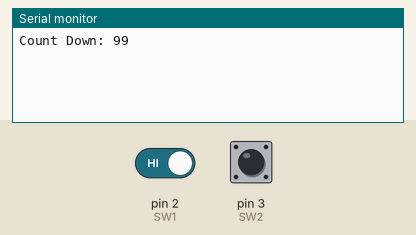
Recording of a sketch running on a simulated Arduino Uno, built with avr-gcc and run on an emulated ATmega328P. Shown: the last lines printed to the serial monitor. The inputs (shaded band) are chosen by the test bench; at power-on: pin 3 (SW2) LOW, pin 2 (SW1) HIGH.

Above: at 1.2 s.
1.3 s: pin 3 (SW2) pulled HIGH for 0.15 s
At 2.4 s:
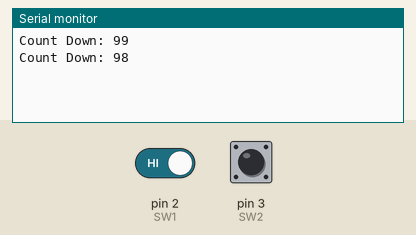
2.9 s: pin 3 (SW2) pulled HIGH for 1 s
At 4.8 s:
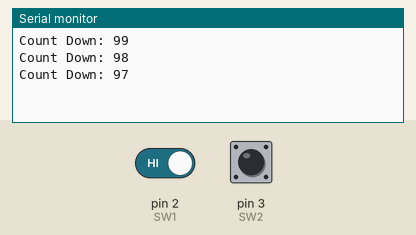
5.4 s: pin 2 (SW1) driven LOW and pin 3 (SW2) driven HIGH
At 6.7 s:
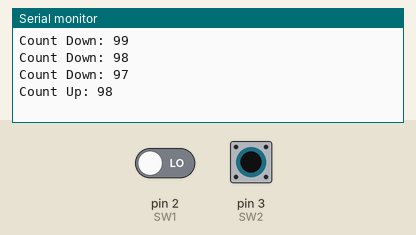

The sketch:

LAB3-1_countDown-Up.ino
```cpp
#define SW1 2
#define SW2 3
bool sw1State = 0;
bool sw2State = 0;
bool pullState = false;
// bool lastSw1State = 0;
// bool lastSw2State = 0;
int number = 0;
int c = 99;

void setup() {
  pinMode(SW1, INPUT);
  pinMode(SW2, INPUT);
  Serial.begin(9600);
}

void countUp() {
  if(number < c && number >= 0) {
    number++;
  }
  else {
    number = 0;
  }
}

void countDown() {
  if(number <= c && number > 0) {
    number--;
  }
  else {
    number = c;
  }
}

void loop() {
  sw1State = digitalRead(SW1);
  if (sw1State == pullState) {
    delay(101);
    if (digitalRead(SW1) == pullState) {
      //condition
      countUp();
      Serial.println("Count Up: " + String(number));
      while (digitalRead(SW1) == pullState) {}
    }
  }

  sw2State = digitalRead(SW2);
  if (sw2State == pullState) {
    delay(50);
    if (digitalRead(SW2) == pullState) {
      //condition
      countDown();
      Serial.println("Count Down: " + String(number));
      while (digitalRead(SW2) == pullState) {}
    }
  }
}
```

Measured:
- after the input at 1.3 s, the serial monitor: prints a new line after 0.20 s (image 1)
- after the input at 2.9 s, the serial monitor: prints a new line after 1.1 s (image 2)
- after the input at 5.4 s, the serial monitor: prints a new line after 0.10 s (image 3)
